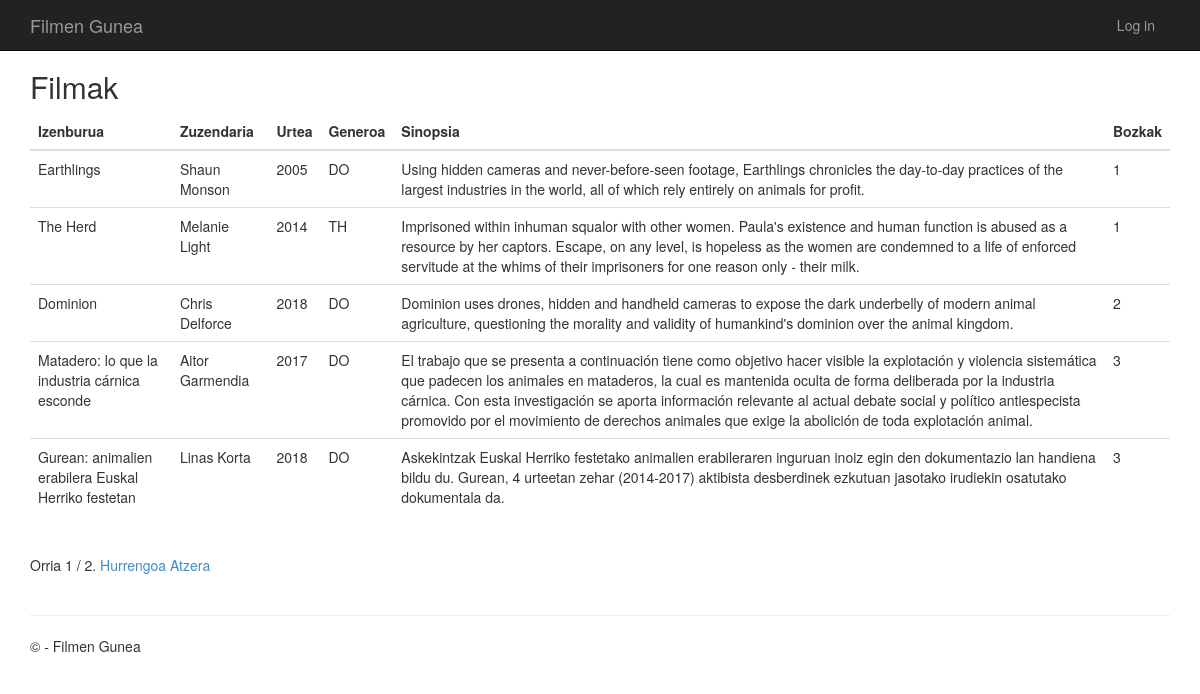
/filmakikusi/, run on the app's committed database.
### app/models.py (models this page shows, shortened)
class Filma(models.Model):
    izenburua = models.CharField(max_length=60)
    zuzendaria = models.CharField(max_length=60)
    urtea = models.IntegerField()
    generoa = models.CharField(max_length=2)
    sinopsia = models.CharField(max_length=700)
    bozkak = models.IntegerField()

### app/views.py (the view)
# urls.py: path('filmakikusi/', views.filmakikusi, name='filmakikusi'),
def filmakikusi(request):
    filmak_list = Filma.objects.all()
    paginator = Paginator(filmak_list, 5)
    page_number = request.GET.get('page')
    page_obj = paginator.get_page(page_number)
    return render(request, 'app/filmakikusi.html', {'page_obj': page_obj})

### app/templates/app/FilmakIkusi.html (shortened to what this page needs)
{% extends "app/layout.html" %}
{% block content %}
<h2>Filmak</h2>
<table class="table">
    <thead>
        <tr>
            <th scope="col">Izenburua</th>
            <th scope="col">Zuzendaria</th>
            <th scope="col">Urtea</th>
            <th scope="col">Generoa</th>
            <th scope="col">Sinopsia</th>
            <th scope="col">Bozkak</th>
        </tr>
    </thead>
    <tbody>
        {% for filma in page_obj %}
        <tr>
            <td>{{ filma.izenburua }}</td>
            <td>{{ filma.zuzendaria }}</td>
            <td>{{ filma.urtea }}</td>
            <td>{{ filma.generoa }}</td>
            <td>{{ filma.sinopsia }}</td>
            <td>{{ filma.bozkak }}</td>
        </tr>
        {% empty %}
        <tr>
            <td colspan="6">Ez daude filmarik.</td>
        </tr>
        {% endfor %}
    </tbody>
</table>
<div class="pagination">
    <span class="step-links">
        <span class="current">
            Orria {{ page_obj.number }} / {{ page_obj.paginator.num_pages }}.
        </span>
        {% if page_obj.has_next %}
        <a href="?page={{ page_obj.next_page_number }}">Hurrengoa</a>
        {% endif %}
    </span>
</div>
<a href="{% url 'logged' %}">Atzera</a>
{% endblock %}

### app/static/app/content/site.css (style rules this page uses)
body { padding-top: 50px; padding-bottom: 20px; }

### data on the page
Filma: izenburua "Earthlings", zuzendaria "Shaun Monson", urtea "2005", generoa "DO", sinopsia "Using hidden cameras and never-before-seen footage, Earthlings chronicles the day-to-day practices of the largest industries in the world, all of which rely entirely on animals for profit.", bozkak "1"
Filma: izenburua "The Herd", zuzendaria "Melanie Light", urtea "2014", generoa "TH", sinopsia "Imprisoned within inhuman squalor with other women. Paula's existence and human function is abused as a resource by her captors. Escape, on any level, is hopeless as the women are condemned to a life of enforced servitude at the whims of their imprisoners for one reason only - their milk.", bozkak "1"
Filma: izenburua "Dominion", zuzendaria "Chris Delforce", urtea "2018", generoa "DO", sinopsia "Dominion uses drones, hidden and handheld cameras to expose the dark underbelly of modern animal agriculture, questioning the morality and validity of humankind's dominion over the animal kingdom.", bozkak "2"
Filma: izenburua "Matadero: lo que la industria cárnica esconde", zuzendaria "Aitor Garmendia", urtea "2017", generoa "DO", sinopsia "El trabajo que se presenta a continuación tiene como objetivo hacer visible la explotación y violencia sistemática que padecen los animales en mataderos, la cual es mantenida oculta de forma deliberada por la industria cárnica. Con esta investigación se aporta información relevante al actual debate social y político antiespecista promovido por el movimiento de derechos animales que exige la abolición de toda explotación animal.", bozkak "3"
Filma: izenburua "Gurean: animalien erabilera Euskal Herriko festetan", zuzendaria "Linas Korta", urtea "2018", generoa "DO", sinopsia "Askekintzak Euskal Herriko festetako animalien erabileraren inguruan inoiz egin den dokumentazio lan handiena bildu du. Gurean, 4 urteetan zehar (2014-2017) aktibista desberdinek ezkutuan jasotako irudiekin osatutako dokumentala da.", bozkak "3"

### other printed values
{{ page_obj.number }} "1"
{{ page_obj.paginator.num_pages }} "2"
